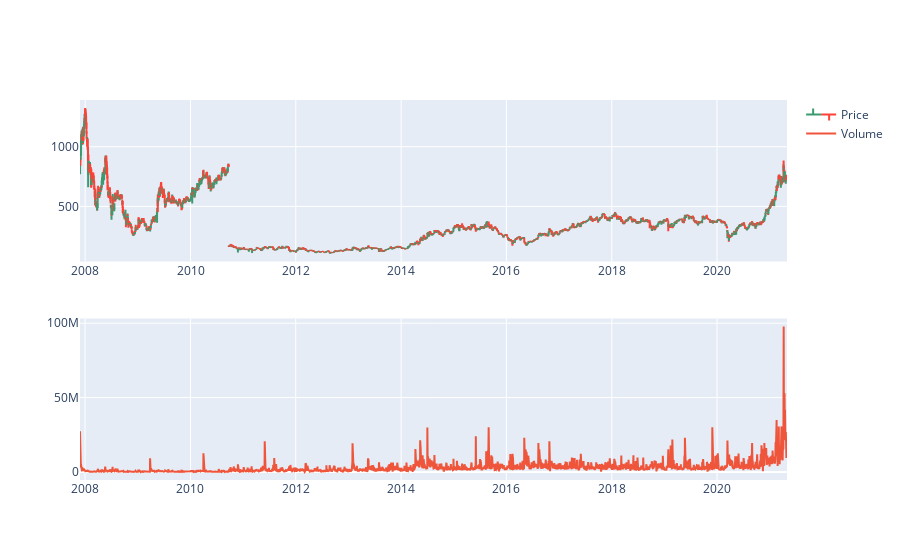

Source (notebook cell):
### Code cell
fig = make_subplots(rows=2, cols=1)

#OHLC Plot
fig.add_trace(go.Ohlc(x=data.Date, open=data.Open, high=data.High, low=data.Low, close=data.Close, name='Price'),row=1, col=1)
#Volume PLot
fig.add_trace(go.Scatter(x=data.Date, y=data.Volume, name='Volume'), row=2, col=1)

fig.update(layout_xaxis_rangeslider_visible=False)
fig.show()

### Figure 1 — Plotly figure (JSON) as saved in the notebook; plotly's stock layout.template omitted (floating-point values rounded to 4 significant figures; data arrays with more than 128 entries replaced by an {"elided": "..."} marker saying what was removed)
{"data": [{"close": {"elided": "3322 float values"}, "high": {"elided": "3322 float values"}, "low": {"elided": "3322 float values"}, "name": "Price", "open": {"elided": "3322 float values"}, "type": "ohlc", "x": {"elided": "3322 str values"}, "xaxis": "x", "yaxis": "y"}, {"name": "Volume", "type": "scatter", "x": {"elided": "3322 str values"}, "xaxis": "x2", "y": {"elided": "3322 int values"}, "yaxis": "y2"}], "layout": {"xaxis": {"anchor": "y", "domain": [0, 1], "rangeslider": {"visible": false}}, "xaxis2": {"anchor": "y2", "domain": [0, 1]}, "yaxis": {"anchor": "x", "domain": [0.575, 1]}, "yaxis2": {"anchor": "x2", "domain": [0, 0.425]}}}
